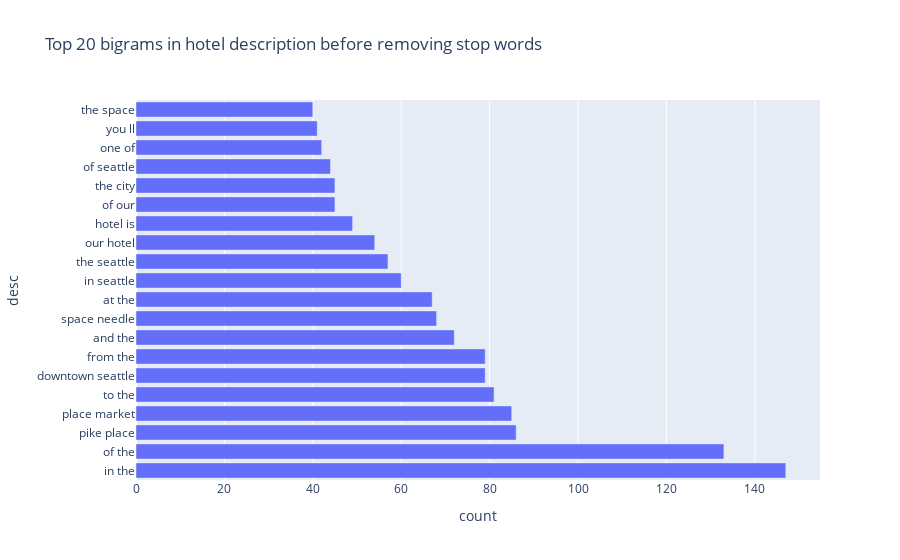

Write notebook code for a chart like this one.
### Markdown cell above
### Bigrams Frequency Distribution Before Removing Stop Word

### Code cell
def get_top_n_bigram(corpus, n=None):
    vec = CountVectorizer(ngram_range=(2, 2)).fit(corpus)
    bag_of_words = vec.transform(corpus)
    sum_words = bag_of_words.sum(axis=0) 
    words_freq = [(word, sum_words[0, idx]) for word, idx in vec.vocabulary_.items()]
    words_freq =sorted(words_freq, key = lambda x: x[1], reverse=True)
    return words_freq[:n]
common_words = get_top_n_bigram(df['desc'], 20)
df3 = pd.DataFrame(common_words, columns = ['desc' , 'count'])
top_n_bigram_no_clean = df3.groupby('desc').sum()['count'].sort_values(ascending=False)
fig = px.bar(top_n_bigram_no_clean, x="count", y=top_n_bigram_no_clean.index, title="Top 20 bigrams in hotel description before removing stop words", orientation='h')
fig.show()

### Figure 1 — Plotly figure (JSON) as saved in the notebook; plotly's stock layout.template omitted (floating-point values rounded to 4 significant figures)
{"data": [{"alignmentgroup": "True", "hovertemplate": "count=%{x}<br>desc=%{y}<extra></extra>", "legendgroup": "", "marker": {"color": "#636efa", "pattern": {"shape": ""}}, "name": "", "offsetgroup": "", "orientation": "h", "showlegend": false, "textposition": "auto", "type": "bar", "x": [147, 133, 86, 85, 81, 79, 79, 72, 68, 67, 60, 57, 54, 49, 45, 45, 44, 42, 41, 40], "xaxis": "x", "y": ["in the", "of the", "pike place", "place market", "to the", "downtown seattle", "from the", "and the", "space needle", "at the", "in seattle", "the seattle", "our hotel", "hotel is", "of our", "the city", "of seattle", "one of", "you ll", "the space"], "yaxis": "y"}], "layout": {"barmode": "relative", "legend": {"tracegroupgap": 0}, "title": {"text": "Top 20 bigrams in hotel description before removing stop words"}, "xaxis": {"anchor": "y", "domain": [0, 1], "title": {"text": "count"}}, "yaxis": {"anchor": "x", "domain": [0, 1], "title": {"text": "desc"}}}}
